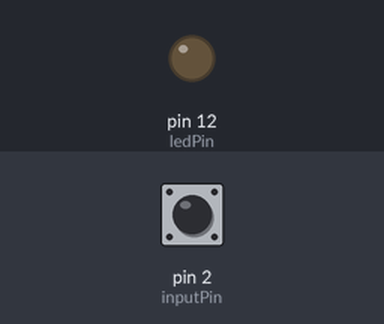
Recording of a sketch running on a simulated Arduino Uno, built with avr-gcc and run on an emulated ATmega328P. Parts: output pins drawn as LEDs (lit = HIGH). The inputs (shaded band) are chosen by the test bench; at power-on: pin 2 (inputPin) HIGH. What the sketch prints to the serial monitor is not drawn.

Above: at 1.2 s.
1.3 s: pin 2 (inputPin) pulled LOW for 0.15 s
At 1.37 s:
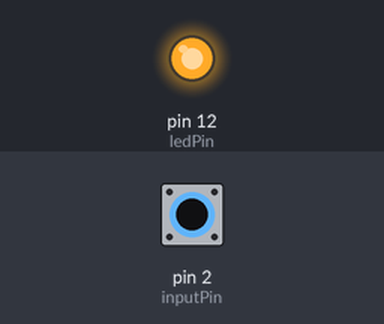
2.9 s: pin 2 (inputPin) pulled LOW for 3.2 s
At 7.3 s:
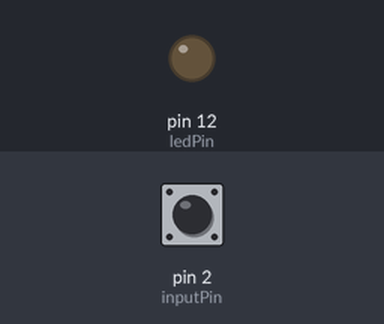
Timing chart, 0 to 8.8 s (numbered marks = the images above; inputs shaded):
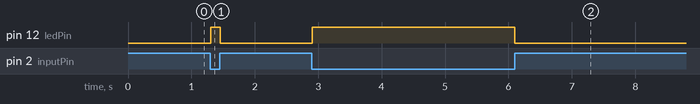

Measured:
- after the input at 1.3 s, pin 12 (ledPin): LOW → HIGH at once, → LOW 0.15 s later
- after the input at 2.9 s, pin 12 (ledPin): LOW → HIGH at once, → LOW 3.2 s later

The sketch:

switchLED.ino
```cpp
const int ledPin = 12;
const int inputPin = 2;

void setup() {
  // put your setup code here, to run once:
  pinMode(ledPin, OUTPUT);
  pinMode(inputPin, INPUT_PULLUP);
  Serial.begin(9600);
}

void loop() {

  if(digitalRead(inputPin) == LOW) {
    if(digitalRead(ledPin) == LOW)
      digitalWrite(ledPin, HIGH);
  } else {
    if(digitalRead(ledPin) == HIGH)
      digitalWrite(ledPin, LOW);
  }

  Serial.println(digitalRead(ledPin));

}
```
